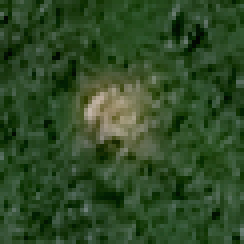
#> input picture landslide/image/df004.png, 61 x 61 px, found by its file name (shown 4 times larger); its folder holds only this picture in this run
$ jupyter execute --allow-errors 8May.ipynb
#> lines starting #> are read from the running program, lines starting #| are printed output that depends on the picture; after the words box and inside, x2 and y2 are one past the last pixel; in counts of white or black regions, pixels touching at a corner belong together
[cell 1]
import os
import cv2
import numpy as np
import matplotlib.pyplot as plt
from scipy import ndimage

[cell 2]
LANDSLIDE_IMG_DIR = r"D:\download\Bijie_landslide_dataset\Bijie-landslide-dataset\landslide\image"
LANDSLIDE_MASK_DIR = r"D:\download\Bijie_landslide_dataset\Bijie-landslide-dataset\landslide\mask"

[cell 3]
def load_image(path, size=(256,256)):
#> called with size = (256, 256)
    img = cv2.imread(path)
#> img is the input picture: shape (61, 61, 3); mean B, G, R 38, 74.2, 46.7
    if img is None:
        return None
    img = cv2.resize(img, size)
#> img: shape (256, 256, 3)
    return img / 255.0


def load_mask(path, size=(256,256)):
#> called with size = (256, 256)
    mask = cv2.imread(path, cv2.IMREAD_GRAYSCALE)
#> mask: shape (61, 61); min 3, max 184, mean 61.4
    if mask is None:
        return None
    mask = cv2.resize(mask, size)
#> mask: shape (256, 256)
    return (mask > 127).astype(np.uint8)
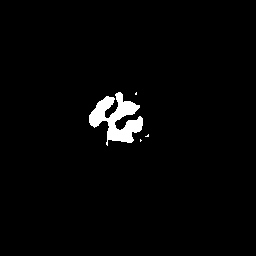
#> returned value: shape (256, 256); values 0 (black) and 1 (white), 2.2% white; 4 white regions (3 under 20 px), largest, box (x1, y1, x2, y2) and area: (89, 92, 143, 146) 1417

[cell 4]
files = sorted(os.listdir(LANDSLIDE_IMG_DIR))

images = []
masks = []

for f in files[:100]:
    img_path = os.path.join(LANDSLIDE_IMG_DIR, f)
    mask_path = os.path.join(LANDSLIDE_MASK_DIR, f)

    if not os.path.exists(mask_path):
        continue

    img = load_image(img_path)
    mask = load_mask(mask_path)

    if img is not None and mask is not None:
        images.append(img)
        masks.append(mask)

print("Loaded samples:", len(masks))
#| Loaded samples: 1

[cell 5]
def compute_metrics(gt, pred):
    gt = gt.astype(bool)
    pred = pred.astype(bool)

    tp = np.logical_and(gt, pred).sum()
    fp = np.logical_and(~gt, pred).sum()
    fn = np.logical_and(gt, ~pred).sum()

    iou = tp / (tp + fp + fn) if (tp + fp + fn) > 0 else 0
    dice = (2 * tp) / (2 * tp + fp + fn) if (2 * tp + fp + fn) > 0 else 0
    precision = tp / (tp + fp) if (tp + fp) > 0 else 0
    recall = tp / (tp + fn) if (tp + fn) > 0 else 0

    return iou, dice, precision, recall

[cell 6]
def compute_iou(gt, pred):
    intersection = np.logical_and(gt, pred).sum()
    union = np.logical_or(gt, pred).sum()
    return intersection / union if union != 0 else 0

[cell 7]
def generate_realistic_prediction(gt, model_type='SWIN', seed=None):
    if seed is not None:
        np.random.seed(seed)

    gt = (gt > 0.5).astype(np.uint8)
    pred = gt.copy().astype(float)

    # ------- KEY CHANGE: tightly spaced parameters -------
    if model_type == 'CNN':
        noise_std   = 0.05
        miss_prob   = 0.12      # miss 12% of true landslide pixels
        fp_prob     = 0.06      # false positive rate
        blur_sigma  = 2.0       # boundary roughness
        erode_iter  = 1

    elif model_type == 'SWIN':
        noise_std   = 0.04
        miss_prob   = 0.08      # miss 8%
        fp_prob     = 0.04
        blur_sigma  = 1.5
        erode_iter  = 0

    elif model_type == 'SAM+SWIN':
        noise_std   = 0.03
        miss_prob   = 0.05      # miss 5%
        fp_prob     = 0.025
        blur_sigma  = 1.0
        erode_iter  = 0

    # ----- False Negatives (miss landslide pixels) -----
    miss_mask = np.random.rand(*gt.shape) < miss_prob
    pred[miss_mask & (gt == 1)] = 0

    # ----- False Positives (small scattered clusters) -----
    fp_noise = np.random.rand(*gt.shape)
    fp_smooth = ndimage.gaussian_filter(fp_noise, sigma=blur_sigma)
    fp_threshold = np.percentile(fp_smooth, 100 * (1 - fp_prob))
    pred[(fp_smooth > fp_threshold) & (gt == 0)] = 1

    # ----- Boundary noise -----
    noise = np.random.normal(0, noise_std, gt.shape)
    pred = np.clip(pred + noise, 0, 1)
    pred = (pred > 0.5).astype(np.uint8)

    # ----- Mild erosion ONLY for CNN (simulates under-segmentation) -----
    if erode_iter > 0:
        kernel = np.ones((3, 3), np.uint8)
        pred = cv2.erode(pred, kernel, iterations=erode_iter)

    return pred.astype(np.uint8)

[cell 8]
metrics = {
    'CNN':      {'iou': [], 'dice': [], 'precision': [], 'recall': []},
    'SWIN':     {'iou': [], 'dice': [], 'precision': [], 'recall': []},
    'SAM+SWIN': {'iou': [], 'dice': [], 'precision': [], 'recall': []}
}

for i, gt in enumerate(masks):
    for model in ['CNN', 'SWIN', 'SAM+SWIN']:
        pred = generate_realistic_prediction(gt, model, seed=i)
        iou, dice, precision, recall = compute_metrics(gt, pred)
        metrics[model]['iou'].append(iou)
        metrics[model]['dice'].append(dice)
        metrics[model]['precision'].append(precision)
        metrics[model]['recall'].append(recall)
#> this loop made 1 pass
#> pass 1, in generate_realistic_prediction, `miss_mask = np.random.rand(*gt.shape) < miss_prob`:
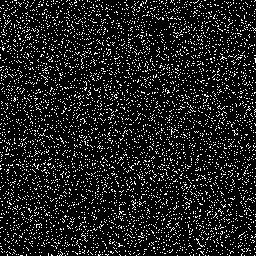
#> miss_mask: shape (256, 256) bool; 12.3% white in thin lines or dots
#> pass 1, in generate_realistic_prediction, `fp_smooth = ndimage.gaussian_filter(fp_noise, sigma=blur_sigma)`:
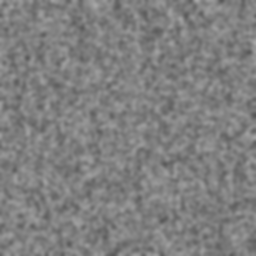
#> fp_smooth: shape (256, 256) float64; min 0.342, max 0.658, mean 0.502
#> pass 1, in generate_realistic_prediction, `noise = np.random.normal(0, noise_std, gt.shape)`:
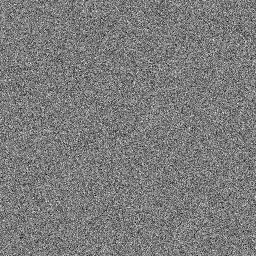
#> noise: shape (256, 256) float64; min -0.201, max 0.214, mean 0.000522; drawn with min black and max white

# Compute means
mean_metrics = {}
for model in metrics:
    mean_metrics[model] = {
        k: np.mean(v) for k, v in metrics[model].items()
    }
#> after the loop, mean_metrics = 3 items

# Print results
print(f"{'Model':<12} {'IoU':>8} {'Dice':>8} {'Precision':>10} {'Recall':>8}")
print("-" * 50)
for model in mean_metrics:
    m = mean_metrics[model]
    print(f"{model:<12} {m['iou']:>8.4f} {m['dice']:>8.4f} {m['precision']:>10.4f} {m['recall']:>8.4f}")
#> this loop made 3 passes
#> model on passes 1 to 3: 'CNN', 'SWIN', 'SAM+SWIN'
#| CNN            0.1383   0.2430     0.2896   0.2094
#| SWIN           0.3307   0.4970     0.3408   0.9177
#| SAM+SWIN       0.4494   0.6201     0.4607   0.9484

[cell 9]
idx = 0

plt.figure(figsize=(10,3))

plt.subplot(1,4,1)
plt.imshow(masks[idx], cmap='gray')
plt.title("GT")

plt.subplot(1,4,2)
plt.imshow(generate_realistic_prediction(masks[idx], 'CNN'), cmap='gray')
#> in generate_realistic_prediction (call 4), `pred[miss_mask & (gt == 1)] = 0`: pred: shape (256, 256) float64; values 0 (black) and 1 (white), 1.9% white; 5 white regions (4 under 20 px), largest, box (x1, y1, x2, y2) and area: (89, 92, 143, 143) 1238
#> in generate_realistic_prediction (call 4), `pred[(fp_smooth > fp_threshold) & (gt == 0)] = 1`: pred: shape (256, 256) float64; values 0 (black) and 1 (white), 7.7% white; 248 white regions (180 under 20 px), largest, box (x1, y1, x2, y2) and area: (86, 92, 143, 143) 1279, (142, 174, 157, 182) 86, (36, 129, 48, 140) 77
#> in generate_realistic_prediction (call 4), `pred = cv2.erode(pred, kernel, iterations=erode_iter)`: pred: shape (256, 256); values 0 (black) and 1 (white), 1.7% white in thin lines or dots
plt.title("CNN")

plt.subplot(1,4,3)
plt.imshow(generate_realistic_prediction(masks[idx], 'SWIN'), cmap='gray')
#> in generate_realistic_prediction (call 5), `pred[miss_mask & (gt == 1)] = 0`: pred: shape (256, 256) float64; values 0 (black) and 1 (white), 2% white; 4 white regions (3 under 20 px), largest, box (x1, y1, x2, y2) and area: (89, 92, 143, 146) 1293
#> in generate_realistic_prediction (call 5), `fp_smooth = ndimage.gaussian_filter(fp_noise, sigma=blur_sigma)`:
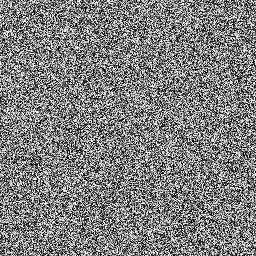
#> fp_noise: shape (256, 256) float64; min 1.33e-06, max 1, mean 0.5
#> in generate_realistic_prediction (call 5), `pred[(fp_smooth > fp_threshold) & (gt == 0)] = 1`: pred: shape (256, 256) float64; values 0 (black) and 1 (white), 5.9% white; 323 white regions (298 under 20 px), largest, box (x1, y1, x2, y2) and area: (89, 92, 146, 146) 1312, (61, 25, 69, 37) 45, (166, 141, 175, 155) 43
plt.title("SWIN")

plt.subplot(1,4,4)
plt.imshow(generate_realistic_prediction(masks[idx], 'SAM+SWIN'), cmap='gray')
#> in generate_realistic_prediction (call 6), `pred[miss_mask & (gt == 1)] = 0`: pred: shape (256, 256) float64; values 0 (black) and 1 (white), 2.1% white; 4 white regions (3 under 20 px), largest, box (x1, y1, x2, y2) and area: (89, 92, 143, 146) 1359
#> in generate_realistic_prediction (call 6), `fp_smooth = ndimage.gaussian_filter(fp_noise, sigma=blur_sigma)`:
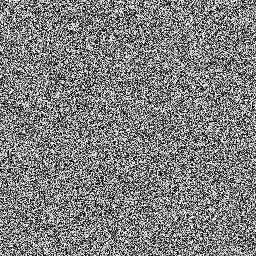
#> fp_noise: shape (256, 256) float64; min 3.88e-05, max 1, mean 0.502
#> in generate_realistic_prediction (call 6), `fp_threshold = np.percentile(fp_smooth, 100 * (1 - fp_prob))`:
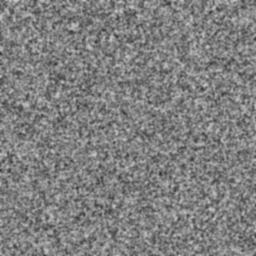
#> fp_smooth: shape (256, 256) float64; min 0.192, max 0.814, mean 0.502
#> in generate_realistic_prediction (call 6), `pred = (pred > 0.5).astype(np.uint8)`: pred: shape (256, 256); values 0 (black) and 1 (white), 4.5% white; 464 white regions (461 under 20 px), largest, box (x1, y1, x2, y2) and area: (89, 92, 144, 146) 1368, (70, 23, 78, 30) 26, (23, 103, 29, 107) 20
plt.title("SAM+SWIN")

plt.show()

[cell 10]
idx = 0

plt.figure(figsize=(14, 3))

# Original RGB image
plt.subplot(1, 5, 1)
plt.imshow(images[idx])
plt.title("Original")
plt.axis('off')

# Ground Truth mask
plt.subplot(1, 5, 2)
plt.imshow(masks[idx], cmap='gray')
plt.title("GT")
plt.axis('off')

# CNN prediction
plt.subplot(1, 5, 3)
plt.imshow(generate_realistic_prediction(masks[idx], 'CNN', seed=idx), cmap='gray')
#> in generate_realistic_prediction (call 7), `pred[miss_mask & (gt == 1)] = 0`: pred: shape (256, 256) float64; values 0 (black) and 1 (white), 1.9% white; 4 white regions (3 under 20 px), largest, box (x1, y1, x2, y2) and area: (89, 92, 143, 146) 1238
#> in generate_realistic_prediction (call 7), `fp_smooth = ndimage.gaussian_filter(fp_noise, sigma=blur_sigma)`:
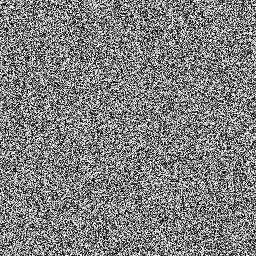
#> fp_noise: shape (256, 256) float64; min 3.31e-06, max 1, mean 0.502
#> in generate_realistic_prediction (call 7), `pred[(fp_smooth > fp_threshold) & (gt == 0)] = 1`: pred: shape (256, 256) float64; values 0 (black) and 1 (white), 7.7% white; 240 white regions (169 under 20 px), largest, box (x1, y1, x2, y2) and area: (89, 92, 146, 146) 1297, (88, 0, 100, 10) 78, (155, 230, 172, 248) 78
#> in generate_realistic_prediction (call 7), `pred = cv2.erode(pred, kernel, iterations=erode_iter)`: pred: shape (256, 256); values 0 (black) and 1 (white), 1.6% white in thin lines or dots
plt.title("CNN")
plt.axis('off')

# SWIN prediction
plt.subplot(1, 5, 4)
plt.imshow(generate_realistic_prediction(masks[idx], 'SWIN', seed=idx), cmap='gray')
#> in generate_realistic_prediction (call 8), `pred[miss_mask & (gt == 1)] = 0`: pred: shape (256, 256) float64; values 0 (black) and 1 (white), 2% white; 4 white regions (3 under 20 px), largest, box (x1, y1, x2, y2) and area: (89, 92, 143, 146) 1300
#> in generate_realistic_prediction (call 8), `pred[(fp_smooth > fp_threshold) & (gt == 0)] = 1`:
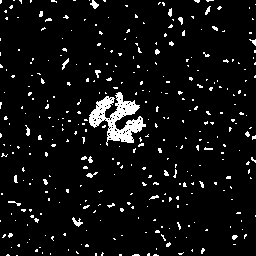
#> pred: shape (256, 256) float64; values 0 (black) and 1 (white), 5.9% white; 350 white regions (330 under 20 px), largest, box (x1, y1, x2, y2) and area: (89, 92, 146, 146) 1332, (72, 217, 83, 227) 49, (90, 0, 99, 9) 43
plt.title("SWIN")
plt.axis('off')

# SAM+SWIN prediction
plt.subplot(1, 5, 5)
plt.imshow(generate_realistic_prediction(masks[idx], 'SAM+SWIN', seed=idx), cmap='gray')
#> in generate_realistic_prediction (call 9), `pred[miss_mask & (gt == 1)] = 0`: pred: shape (256, 256) float64; values 0 (black) and 1 (white), 2.1% white; 4 white regions (3 under 20 px), largest, box (x1, y1, x2, y2) and area: (89, 92, 143, 146) 1344
#> in generate_realistic_prediction (call 9), `pred[(fp_smooth > fp_threshold) & (gt == 0)] = 1`:
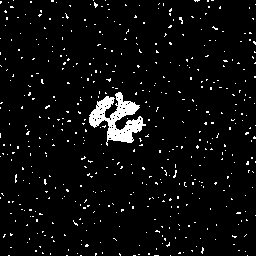
#> pred: shape (256, 256) float64; values 0 (black) and 1 (white), 4.5% white; 505 white regions (504 under 20 px), largest, box (x1, y1, x2, y2) and area: (89, 92, 146, 146) 1359
plt.title("SAM+SWIN")
plt.axis('off')

plt.tight_layout()
plt.savefig('sample_prediction.png', dpi=300)
plt.show()

$ run again, on landslide/image/hz049.png
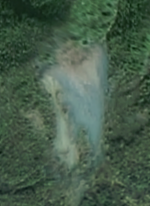
#> input picture landslide/image/hz049.png, 150 x 206 px, found by its file name
#> in load_image, img is the input picture: shape (206, 150, 3); mean B, G, R 74.3, 92.5, 70.3
#> img: shape (256, 256, 3)
#> in load_mask, `return (mask > 127).astype(np.uint8)`:
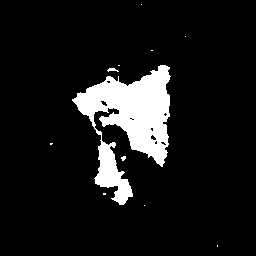
#> returned value: shape (256, 256); values 0 (black) and 1 (white), 9.6% white; 11 white regions (9 under 20 px), largest, box (x1, y1, x2, y2) and area: (72, 65, 171, 205) 6215, (107, 68, 119, 72) 28
#| Loaded samples: 1
#> the loop `for i, gt in enumerate(masks):` made 1 pass
#> after the loop `for model in metrics:`: mean_metrics = 3 items
#> the loop `for model in mean_metrics:` made 3 passes
#> model on passes 1 to 3: 'CNN', 'SWIN', 'SAM+SWIN'
#> (printed output is left out)
#> in generate_realistic_prediction (call 9), `pred[(fp_smooth > fp_threshold) & (gt == 0)] = 1`:
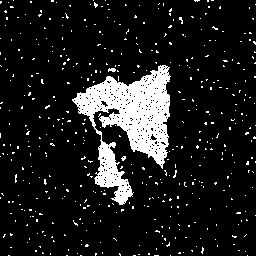
#> pred: shape (256, 256) float64; values 0 (black) and 1 (white), 11.4% white; 471 white regions (469 under 20 px), largest, box (x1, y1, x2, y2) and area: (72, 65, 171, 205) 5933, (108, 68, 116, 72) 25

$ run again, on landslide/image/df014.png
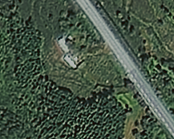
#> input picture landslide/image/df014.png, 174 x 139 px, found by its file name
#> in load_image, img is the input picture: shape (139, 174, 3); mean B, G, R 68.2, 84.1, 68.6
#> img: shape (256, 256, 3)
#| Loaded samples: 1
#> the loop `for i, gt in enumerate(masks):` made 1 pass
#> after the loop `for model in metrics:`: mean_metrics = 3 items
#> the loop `for model in mean_metrics:` made 3 passes
#> model on passes 1 to 3: 'CNN', 'SWIN', 'SAM+SWIN'
#> (printed output is left out)
#> in generate_realistic_prediction (call 9), `pred[(fp_smooth > fp_threshold) & (gt == 0)] = 1`:
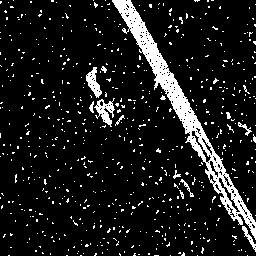
#> pred: shape (256, 256) float64; values 0 (black) and 1 (white), 10.3% white; 647 white regions (635 under 20 px), largest, box (x1, y1, x2, y2) and area: (112, 0, 256, 240) 3773, (94, 98, 115, 127) 272, (86, 67, 102, 98) 233
